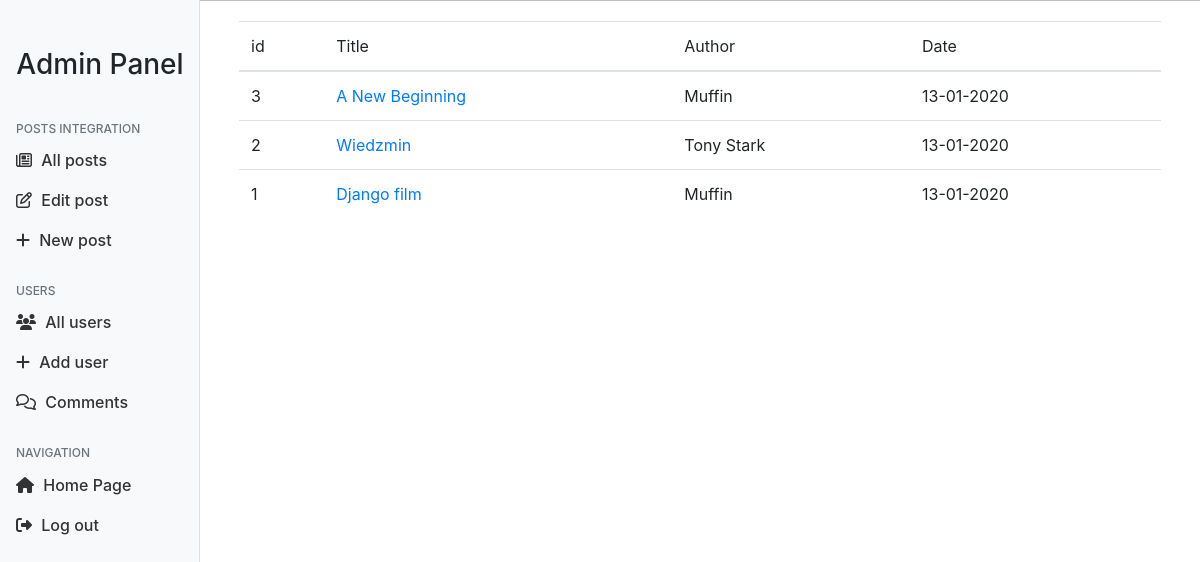
The page /admin on the database its author committed.
### project/model.py (models this page shows, shortened)
class Post(db.Model):
    id = db.Column(db.Integer, primary_key=True)
    image_file = db.Column(db.String(30), nullable=False)
    title = db.Column(db.String(100), nullable=False)
    content = db.Column(db.Text, nullable=False)
    author = db.Column(db.String(20), nullable=False, default='Admin')
    date_posted = db.Column(db.DateTime, nullable=False,
                            default=datetime.utcnow)

### project/routes.py (the view)
@app.route('/admin', methods=['GET', 'POST'])
def all_posts():
    form = RegistrationForm()
    posts = Post.query.order_by(desc(Post.date_posted)).all()
    return render_template("admin_panel/all_posts.html", posts=posts, form=form)

### project/templates/admin_panel/all_posts.html (shortened to what this page needs)
{% extends "admin_panel/panel.html" %}
{% block body %}
<div class="container">
    <table class="table table-hover">
        <tr>
            <th scope="col">id</th>
            <th scope="col">Title</th>
            <th scope="col">Author</th>
            <th scope="col">Date</th>
        </tr>
        <tbody>
            {% for post in posts%}
            <tr>
                <th scope="row">{{post.id}}</th>
                <td><a href="../../../posts/more/{{post.id}}">{{post.title}}</a> </td>
                <td>{{post.author}}</td>
                <td>{{post.date_posted.strftime('%d-%m-%Y')}}</td>
            </tr>
            {% endfor %}
    </table>
</div>
{% endblock body %}

### project/static/styles/stylee.css (style rules this page uses)
* { font-family: 'Roboto', sans-serif; }
body { height: 100vh; }
a { text-align: center; text-decoration: none; }
.table { margin-top: 10px; }

### rows shown on the page
Post: id "3", title "A New Beginning", author "Muffin", date_posted "13-01-2020"
Post: id "2", title "Wiedzmin", author "Tony Stark", date_posted "13-01-2020"
Post: id "1", title "Django film", author "Muffin", date_posted "13-01-2020"
